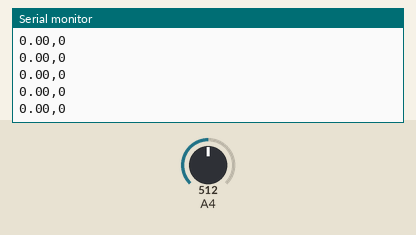
Simulated run of this sketch. Board: Arduino Mega 2560, built with avr-gcc and run on an emulated ATmega2560. On the bench: the last lines printed to the serial monitor. The inputs (shaded band) are chosen by the test bench; at power-on: A4 = 512.

Above: at 3.3 s.
3.4 s: A4 set to 716
At 4.2 s:
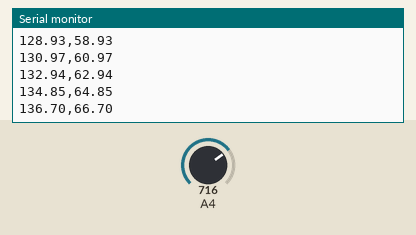
4.9 s: A4 set to 900
At 5.4 s:
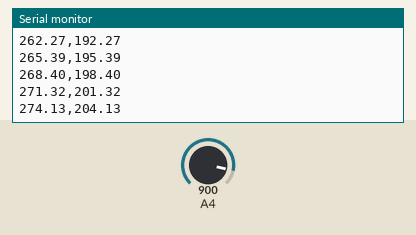
Timing chart, 0 to 7.9 s (numbered marks = the images above; inputs shaded):
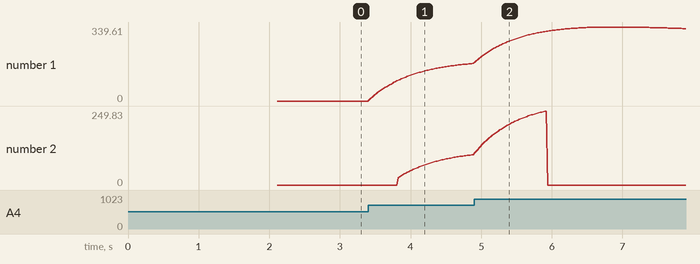

The sketch:

emg_stream.ino
```cpp
const int emgPin = 36;

float baseline = 0;
float envelope = 0;

const float baselineAlpha = 0.001;
const float envelopeAlpha = 0.03;

const int threshold = 70;
const int activationCountNeeded = 8;

const int artifactThreshold = 250; // выше - считаем артефактом движения

const int artifactCooldown = 80; // сколько циклов игнорировать сигнал после артефакта

const int plotDelay = 20;

int activationCounter = 0;
int artifactCounter = 0;

void setup() {
  Serial.begin(115200);

  long sum = 0;
  for (int i = 0; i < 1000; i++)
  {
    sum += analogRead(emgPin);
    delay(2);
  }

  baseline = sum / 1000.0;
}

void loop()
{
  int raw = analogRead(emgPin);
  baseline = (1 - baselineAlpha) * baseline + baselineAlpha * raw;
  float rectified = abs(raw - baseline);
  envelope = (1 - envelopeAlpha) * envelope + envelopeAlpha * rectified;
  float output = envelope - threshold;
  if (output < 0) output = 0;
  if (output > artifactThreshold)
  {
    artifactCounter = artifactCooldown;
    activationCounter = 0;
  }
  if (artifactCounter > 0)
  {
  artifactCounter--;
  Serial.print(envelope);
  Serial.print(",");
  Serial.println(0);
  delay(plotDelay);
  return;
  }

  if (output > 0) {
    activationCounter++;
  } else {
    activationCounter = 0;
  }

  if (activationCounter >= activationCountNeeded)
  {
  Serial.print(envelope);
  Serial.print(",");
  Serial.println(output);
  } else
  {
  Serial.print(envelope);
  Serial.print(",");
  Serial.println(0);
  }

  delay(plotDelay);
}
```

Measured:
- after the input at 3.4 s, the serial monitor: prints a new line at once (image 1)
- plotted number 1: 0 → 172.12 after the input at 3.4 s
- plotted number 2: 0 → 102.12 after the input at 3.4 s
